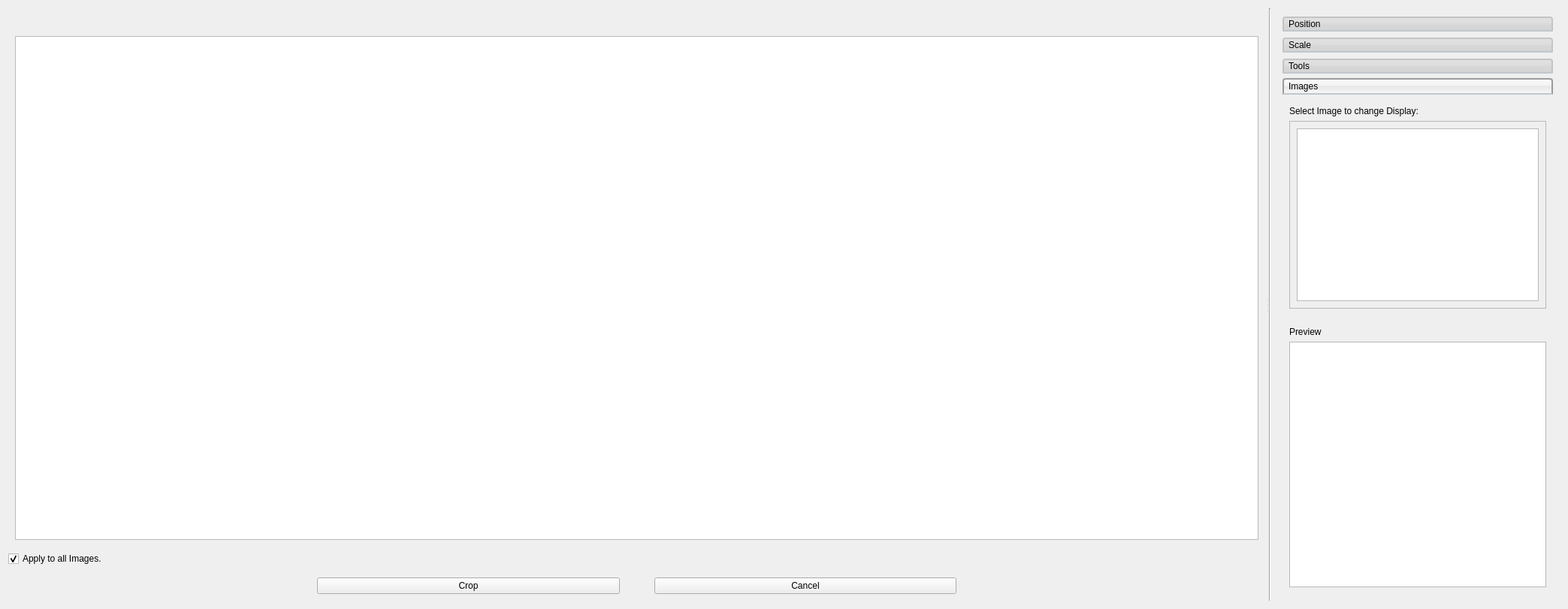
<?xml version="1.0" encoding="UTF-8"?>
<ui version="4.0">
 <class>crop_Widget</class>
 <widget class="QWidget" name="crop_Widget">
  <property name="geometry">
   <rect>
    <x>0</x>
    <y>0</y>
    <width>2087</width>
    <height>811</height>
   </rect>
  </property>
  <property name="sizePolicy">
   <sizepolicy hsizetype="MinimumExpanding" vsizetype="Maximum">
    <horstretch>0</horstretch>
    <verstretch>0</verstretch>
   </sizepolicy>
  </property>
  <property name="minimumSize">
   <size>
    <width>0</width>
    <height>717</height>
   </size>
  </property>
  <property name="windowTitle">
   <string>Form</string>
  </property>
  <layout class="QHBoxLayout" name="horizontalLayout_2">
   <item>
    <widget class="QSplitter" name="splitter">
     <property name="enabled">
      <bool>true</bool>
     </property>
     <property name="sizePolicy">
      <sizepolicy hsizetype="Expanding" vsizetype="Expanding">
       <horstretch>0</horstretch>
       <verstretch>0</verstretch>
      </sizepolicy>
     </property>
     <property name="focusPolicy">
      <enum>Qt::NoFocus</enum>
     </property>
     <property name="contextMenuPolicy">
      <enum>Qt::DefaultContextMenu</enum>
     </property>
     <property name="layoutDirection">
      <enum>Qt::LeftToRight</enum>
     </property>
     <property name="frameShape">
      <enum>QFrame::NoFrame</enum>
     </property>
     <property name="lineWidth">
      <number>0</number>
     </property>
     <property name="midLineWidth">
      <number>0</number>
     </property>
     <property name="orientation">
      <enum>Qt::Horizontal</enum>
     </property>
     <property name="opaqueResize">
      <bool>true</bool>
     </property>
     <property name="handleWidth">
      <number>5</number>
     </property>
     <property name="childrenCollapsible">
      <bool>false</bool>
     </property>
     <widget class="QWidget" name="Preview_and_Buttons" native="true">
      <property name="sizePolicy">
       <sizepolicy hsizetype="Preferred" vsizetype="Preferred">
        <horstretch>1</horstretch>
        <verstretch>0</verstretch>
       </sizepolicy>
      </property>
      <layout class="QVBoxLayout" name="verticalLayout">
       <item>
        <widget class="QWidget" name="widget_4" native="true">
         <property name="sizePolicy">
          <sizepolicy hsizetype="Expanding" vsizetype="Expanding">
           <horstretch>0</horstretch>
           <verstretch>0</verstretch>
          </sizepolicy>
         </property>
         <layout class="QVBoxLayout" name="verticalLayout_3">
          <item>
           <layout class="QVBoxLayout" name="verticalLayout_4">
            <item>
             <widget class="QLabel" name="image_Name">
              <property name="sizePolicy">
               <sizepolicy hsizetype="Preferred" vsizetype="Preferred">
                <horstretch>0</horstretch>
                <verstretch>0</verstretch>
               </sizepolicy>
              </property>
              <property name="font">
               <font>
                <pointsize>14</pointsize>
                <weight>50</weight>
                <italic>true</italic>
                <bold>false</bold>
               </font>
              </property>
              <property name="text">
               <string/>
              </property>
              <property name="alignment">
               <set>Qt::AlignCenter</set>
              </property>
             </widget>
            </item>
            <item>
             <widget class="QGraphicsView" name="image_Graphics_View">
              <property name="sizePolicy">
               <sizepolicy hsizetype="MinimumExpanding" vsizetype="Expanding">
                <horstretch>0</horstretch>
                <verstretch>0</verstretch>
               </sizepolicy>
              </property>
              <property name="acceptDrops">
               <bool>true</bool>
              </property>
              <property name="autoFillBackground">
               <bool>false</bool>
              </property>
              <property name="verticalScrollBarPolicy">
               <enum>Qt::ScrollBarAlwaysOff</enum>
              </property>
              <property name="horizontalScrollBarPolicy">
               <enum>Qt::ScrollBarAlwaysOff</enum>
              </property>
             </widget>
            </item>
           </layout>
          </item>
         </layout>
        </widget>
       </item>
       <item>
        <widget class="QCheckBox" name="apply_all">
         <property name="sizePolicy">
          <sizepolicy hsizetype="Expanding" vsizetype="Preferred">
           <horstretch>0</horstretch>
           <verstretch>0</verstretch>
          </sizepolicy>
         </property>
         <property name="maximumSize">
          <size>
           <width>16777215</width>
           <height>60</height>
          </size>
         </property>
         <property name="text">
          <string>Apply to all Images.</string>
         </property>
         <property name="checked">
          <bool>true</bool>
         </property>
        </widget>
       </item>
       <item>
        <widget class="QWidget" name="widget_2" native="true">
         <property name="sizePolicy">
          <sizepolicy hsizetype="Expanding" vsizetype="Preferred">
           <horstretch>0</horstretch>
           <verstretch>0</verstretch>
          </sizepolicy>
         </property>
         <layout class="QHBoxLayout" name="horizontalLayout">
          <item>
           <spacer name="horizontalSpacer">
            <property name="orientation">
             <enum>Qt::Horizontal</enum>
            </property>
            <property name="sizeHint" stdset="0">
             <size>
              <width>40</width>
              <height>20</height>
             </size>
            </property>
           </spacer>
          </item>
          <item>
           <widget class="QPushButton" name="crop_btn">
            <property name="sizePolicy">
             <sizepolicy hsizetype="Expanding" vsizetype="Preferred">
              <horstretch>0</horstretch>
              <verstretch>0</verstretch>
             </sizepolicy>
            </property>
            <property name="text">
             <string>Crop</string>
            </property>
           </widget>
          </item>
          <item>
           <spacer name="horizontalSpacer_3">
            <property name="orientation">
             <enum>Qt::Horizontal</enum>
            </property>
            <property name="sizeType">
             <enum>QSizePolicy::Preferred</enum>
            </property>
            <property name="sizeHint" stdset="0">
             <size>
              <width>40</width>
              <height>20</height>
             </size>
            </property>
           </spacer>
          </item>
          <item>
           <widget class="QPushButton" name="cancel_btn">
            <property name="sizePolicy">
             <sizepolicy hsizetype="Expanding" vsizetype="Preferred">
              <horstretch>0</horstretch>
              <verstretch>0</verstretch>
             </sizepolicy>
            </property>
            <property name="minimumSize">
             <size>
              <width>0</width>
              <height>0</height>
             </size>
            </property>
            <property name="text">
             <string>Cancel</string>
            </property>
           </widget>
          </item>
          <item>
           <spacer name="horizontalSpacer_2">
            <property name="orientation">
             <enum>Qt::Horizontal</enum>
            </property>
            <property name="sizeType">
             <enum>QSizePolicy::MinimumExpanding</enum>
            </property>
            <property name="sizeHint" stdset="0">
             <size>
              <width>40</width>
              <height>20</height>
             </size>
            </property>
           </spacer>
          </item>
         </layout>
        </widget>
       </item>
      </layout>
     </widget>
     <widget class="QWidget" name="widget_3" native="true">
      <property name="sizePolicy">
       <sizepolicy hsizetype="Preferred" vsizetype="Expanding">
        <horstretch>0</horstretch>
        <verstretch>0</verstretch>
       </sizepolicy>
      </property>
      <layout class="QHBoxLayout" name="horizontalLayout_3">
       <item>
        <widget class="Line" name="line_3">
         <property name="orientation">
          <enum>Qt::Vertical</enum>
         </property>
        </widget>
       </item>
       <item>
        <widget class="QWidget" name="verticalWidget" native="true">
         <property name="sizePolicy">
          <sizepolicy hsizetype="Preferred" vsizetype="Expanding">
           <horstretch>0</horstretch>
           <verstretch>0</verstretch>
          </sizepolicy>
         </property>
         <layout class="QVBoxLayout" name="verticalLayout_11">
          <item>
           <layout class="QVBoxLayout" name="verticalLayout_8">
            <item>
             <widget class="QToolBox" name="toolBox_2">
              <property name="sizePolicy">
               <sizepolicy hsizetype="Preferred" vsizetype="Expanding">
                <horstretch>0</horstretch>
                <verstretch>0</verstretch>
               </sizepolicy>
              </property>
              <property name="minimumSize">
               <size>
                <width>360</width>
                <height>400</height>
               </size>
              </property>
              <property name="styleSheet">
               <string notr="true">QToolBox::tab {
background: qlineargradient(x1: 0, y1: 0, x2: 0, y2: 1, stop: 0 #E1E1E1, stop: 0.4 #DDDDDD, stop: 0.5 #D8D8D8, stop: 1.0 #D3D3D3);
border: 2px solid #C4C4C3;
border-bottom-color: #C2C7CB; /* same as the pane color */
border-top-left-radius: 4px;
border-top-right-radius: 4px;
min-width: 8ex;
padding: 2px;
color: black;
}
QToolBox::tab:selected, QTabBar::tab:hover {
background: qlineargradient(x1: 0, y1: 0, x2: 0, y2: 1, stop: 0 #fafafa, stop: 0.4 #f4f4f4, stop: 0.5 #e7e7e7, stop: 1.0 #fafafa);
}
QToolBox::tab:selected {
border-color: #9B9B9B;
border-bottom-color: #C2C7CB; /* same as pane color */
}
QToolBox::tab:!selected {
margin-top: 2px; /* make non-selected tabs look smaller */
}
/*
QToolBox::tab:selected {
    font: italic;
    color: white;
}*/</string>
              </property>
              <property name="currentIndex">
               <number>3</number>
              </property>
              <widget class="QWidget" name="movement_Page_2">
               <property name="geometry">
                <rect>
                 <x>0</x>
                 <y>0</y>
                 <width>360</width>
                 <height>280</height>
                </rect>
               </property>
               <attribute name="label">
                <string>Position</string>
               </attribute>
               <layout class="QGridLayout" name="gridLayout_4">
                <item row="2" column="0">
                 <widget class="QSlider" name="horizontal_Slider_X_2">
                  <property name="sizePolicy">
                   <sizepolicy hsizetype="MinimumExpanding" vsizetype="Fixed">
                    <horstretch>0</horstretch>
                    <verstretch>0</verstretch>
                   </sizepolicy>
                  </property>
                  <property name="maximum">
                   <number>2088</number>
                  </property>
                  <property name="value">
                   <number>0</number>
                  </property>
                  <property name="orientation">
                   <enum>Qt::Horizontal</enum>
                  </property>
                 </widget>
                </item>
                <item row="3" column="0">
                 <widget class="QLabel" name="label_Y_2">
                  <property name="enabled">
                   <bool>true</bool>
                  </property>
                  <property name="sizePolicy">
                   <sizepolicy hsizetype="Fixed" vsizetype="Fixed">
                    <horstretch>0</horstretch>
                    <verstretch>0</verstretch>
                   </sizepolicy>
                  </property>
                  <property name="font">
                   <font>
                    <pointsize>10</pointsize>
                   </font>
                  </property>
                  <property name="text">
                   <string>Y Position:</string>
                  </property>
                  <property name="alignment">
                   <set>Qt::AlignBottom|Qt::AlignLeading|Qt::AlignLeft</set>
                  </property>
                 </widget>
                </item>
                <item row="0" column="0">
                 <widget class="QLabel" name="label_X_2">
                  <property name="sizePolicy">
                   <sizepolicy hsizetype="Fixed" vsizetype="Fixed">
                    <horstretch>0</horstretch>
                    <verstretch>0</verstretch>
                   </sizepolicy>
                  </property>
                  <property name="font">
                   <font>
                    <pointsize>10</pointsize>
                   </font>
                  </property>
                  <property name="text">
                   <string>X Position:</string>
                  </property>
                  <property name="alignment">
                   <set>Qt::AlignBottom|Qt::AlignLeading|Qt::AlignLeft</set>
                  </property>
                 </widget>
                </item>
                <item row="5" column="0">
                 <widget class="QSlider" name="horizontal_Slider_Y_2">
                  <property name="sizePolicy">
                   <sizepolicy hsizetype="MinimumExpanding" vsizetype="Fixed">
                    <horstretch>0</horstretch>
                    <verstretch>0</verstretch>
                   </sizepolicy>
                  </property>
                  <property name="maximum">
                   <number>1387</number>
                  </property>
                  <property name="value">
                   <number>0</number>
                  </property>
                  <property name="orientation">
                   <enum>Qt::Horizontal</enum>
                  </property>
                  <property name="invertedAppearance">
                   <bool>false</bool>
                  </property>
                  <property name="invertedControls">
                   <bool>false</bool>
                  </property>
                 </widget>
                </item>
                <item row="1" column="0">
                 <widget class="QSpinBox" name="spin_Box_X_2">
                  <property name="toolTip">
                   <string>X Value of Sphere</string>
                  </property>
                  <property name="maximum">
                   <number>2088</number>
                  </property>
                  <property name="value">
                   <number>0</number>
                  </property>
                 </widget>
                </item>
                <item row="4" column="0">
                 <widget class="QSpinBox" name="spin_Box_Y_2">
                  <property name="maximum">
                   <number>1387</number>
                  </property>
                  <property name="value">
                   <number>0</number>
                  </property>
                 </widget>
                </item>
               </layout>
              </widget>
              <widget class="QWidget" name="scale_Page_2">
               <property name="geometry">
                <rect>
                 <x>0</x>
                 <y>0</y>
                 <width>360</width>
                 <height>280</height>
                </rect>
               </property>
               <attribute name="label">
                <string>Scale</string>
               </attribute>
               <layout class="QGridLayout" name="gridLayout_5">
                <item row="6" column="0">
                 <widget class="Line" name="line_2">
                  <property name="sizePolicy">
                   <sizepolicy hsizetype="MinimumExpanding" vsizetype="MinimumExpanding">
                    <horstretch>0</horstretch>
                    <verstretch>0</verstretch>
                   </sizepolicy>
                  </property>
                  <property name="orientation">
                   <enum>Qt::Horizontal</enum>
                  </property>
                 </widget>
                </item>
                <item row="0" column="0">
                 <widget class="QLabel" name="radius_Label_2">
                  <property name="sizePolicy">
                   <sizepolicy hsizetype="MinimumExpanding" vsizetype="MinimumExpanding">
                    <horstretch>0</horstretch>
                    <verstretch>0</verstretch>
                   </sizepolicy>
                  </property>
                  <property name="font">
                   <font>
                    <family>Segoe Script</family>
                    <pointsize>12</pointsize>
                    <weight>75</weight>
                    <bold>true</bold>
                   </font>
                  </property>
                  <property name="text">
                   <string>Width:</string>
                  </property>
                  <property name="alignment">
                   <set>Qt::AlignBottom|Qt::AlignLeading|Qt::AlignLeft</set>
                  </property>
                 </widget>
                </item>
                <item row="2" column="0">
                 <widget class="QSlider" name="horizontal_Slider_Width">
                  <property name="sizePolicy">
                   <sizepolicy hsizetype="MinimumExpanding" vsizetype="MinimumExpanding">
                    <horstretch>0</horstretch>
                    <verstretch>0</verstretch>
                   </sizepolicy>
                  </property>
                  <property name="minimum">
                   <number>100</number>
                  </property>
                  <property name="maximum">
                   <number>5000</number>
                  </property>
                  <property name="value">
                   <number>300</number>
                  </property>
                  <property name="orientation">
                   <enum>Qt::Horizontal</enum>
                  </property>
                 </widget>
                </item>
                <item row="1" column="0">
                 <widget class="QDoubleSpinBox" name="spin_Box_Width">
                  <property name="sizePolicy">
                   <sizepolicy hsizetype="MinimumExpanding" vsizetype="MinimumExpanding">
                    <horstretch>0</horstretch>
                    <verstretch>0</verstretch>
                   </sizepolicy>
                  </property>
                  <property name="toolTip">
                   <string>Selecter for Radius of Sphere</string>
                  </property>
                  <property name="decimals">
                   <number>1</number>
                  </property>
                  <property name="minimum">
                   <double>100.000000000000000</double>
                  </property>
                  <property name="maximum">
                   <double>5000.000000000000000</double>
                  </property>
                  <property name="value">
                   <double>300.000000000000000</double>
                  </property>
                 </widget>
                </item>
                <item row="3" column="0">
                 <widget class="QLabel" name="radius_Label_3">
                  <property name="sizePolicy">
                   <sizepolicy hsizetype="MinimumExpanding" vsizetype="MinimumExpanding">
                    <horstretch>0</horstretch>
                    <verstretch>0</verstretch>
                   </sizepolicy>
                  </property>
                  <property name="font">
                   <font>
                    <family>Segoe Script</family>
                    <pointsize>12</pointsize>
                    <weight>75</weight>
                    <bold>true</bold>
                   </font>
                  </property>
                  <property name="text">
                   <string>Height:</string>
                  </property>
                  <property name="alignment">
                   <set>Qt::AlignBottom|Qt::AlignLeading|Qt::AlignLeft</set>
                  </property>
                 </widget>
                </item>
                <item row="5" column="0">
                 <widget class="QSlider" name="horizontal_Slider_Height">
                  <property name="sizePolicy">
                   <sizepolicy hsizetype="MinimumExpanding" vsizetype="MinimumExpanding">
                    <horstretch>0</horstretch>
                    <verstretch>0</verstretch>
                   </sizepolicy>
                  </property>
                  <property name="minimum">
                   <number>100</number>
                  </property>
                  <property name="maximum">
                   <number>5000</number>
                  </property>
                  <property name="value">
                   <number>300</number>
                  </property>
                  <property name="orientation">
                   <enum>Qt::Horizontal</enum>
                  </property>
                  <property name="tickPosition">
                   <enum>QSlider::TicksBelow</enum>
                  </property>
                  <property name="tickInterval">
                   <number>100</number>
                  </property>
                 </widget>
                </item>
                <item row="4" column="0">
                 <widget class="QDoubleSpinBox" name="spin_Box_Height">
                  <property name="sizePolicy">
                   <sizepolicy hsizetype="MinimumExpanding" vsizetype="MinimumExpanding">
                    <horstretch>0</horstretch>
                    <verstretch>0</verstretch>
                   </sizepolicy>
                  </property>
                  <property name="toolTip">
                   <string>Selecter for Radius of Sphere</string>
                  </property>
                  <property name="decimals">
                   <number>1</number>
                  </property>
                  <property name="minimum">
                   <double>100.000000000000000</double>
                  </property>
                  <property name="maximum">
                   <double>5000.000000000000000</double>
                  </property>
                  <property name="value">
                   <double>300.000000000000000</double>
                  </property>
                 </widget>
                </item>
               </layout>
              </widget>
              <widget class="QWidget" name="tools_Page_2">
               <property name="geometry">
                <rect>
                 <x>0</x>
                 <y>0</y>
                 <width>360</width>
                 <height>303</height>
                </rect>
               </property>
               <attribute name="label">
                <string>Tools</string>
               </attribute>
               <layout class="QVBoxLayout" name="verticalLayout_10">
                <item>
                 <widget class="QLabel" name="zoom_Label_2">
                  <property name="sizePolicy">
                   <sizepolicy hsizetype="Preferred" vsizetype="Preferred">
                    <horstretch>0</horstretch>
                    <verstretch>0</verstretch>
                   </sizepolicy>
                  </property>
                  <property name="font">
                   <font>
                    <family>Segoe Script</family>
                    <pointsize>11</pointsize>
                    <weight>75</weight>
                    <bold>true</bold>
                   </font>
                  </property>
                  <property name="text">
                   <string>Zoom:</string>
                  </property>
                 </widget>
                </item>
                <item>
                 <widget class="QPushButton" name="zoom_In_Button_2">
                  <property name="sizePolicy">
                   <sizepolicy hsizetype="MinimumExpanding" vsizetype="MinimumExpanding">
                    <horstretch>0</horstretch>
                    <verstretch>0</verstretch>
                   </sizepolicy>
                  </property>
                  <property name="text">
                   <string>Zoom In</string>
                  </property>
                 </widget>
                </item>
                <item>
                 <widget class="QPushButton" name="zoom_Out_Button_2">
                  <property name="sizePolicy">
                   <sizepolicy hsizetype="MinimumExpanding" vsizetype="MinimumExpanding">
                    <horstretch>0</horstretch>
                    <verstretch>0</verstretch>
                   </sizepolicy>
                  </property>
                  <property name="text">
                   <string>Zoom Out</string>
                  </property>
                 </widget>
                </item>
                <item>
                 <widget class="QPushButton" name="zoom_Reset_Button_2">
                  <property name="sizePolicy">
                   <sizepolicy hsizetype="MinimumExpanding" vsizetype="MinimumExpanding">
                    <horstretch>0</horstretch>
                    <verstretch>0</verstretch>
                   </sizepolicy>
                  </property>
                  <property name="text">
                   <string>Reset</string>
                  </property>
                 </widget>
                </item>
                <item>
                 <widget class="Line" name="seperator_3">
                  <property name="sizePolicy">
                   <sizepolicy hsizetype="MinimumExpanding" vsizetype="Preferred">
                    <horstretch>0</horstretch>
                    <verstretch>0</verstretch>
                   </sizepolicy>
                  </property>
                  <property name="orientation">
                   <enum>Qt::Horizontal</enum>
                  </property>
                 </widget>
                </item>
                <item>
                 <widget class="QLabel" name="colour_Label_2">
                  <property name="sizePolicy">
                   <sizepolicy hsizetype="Preferred" vsizetype="Preferred">
                    <horstretch>0</horstretch>
                    <verstretch>0</verstretch>
                   </sizepolicy>
                  </property>
                  <property name="font">
                   <font>
                    <family>Segoe Script</family>
                    <pointsize>11</pointsize>
                    <weight>75</weight>
                    <bold>true</bold>
                   </font>
                  </property>
                  <property name="text">
                   <string>Colour:</string>
                  </property>
                 </widget>
                </item>
                <item>
                 <widget class="QLabel" name="label_Red_2">
                  <property name="sizePolicy">
                   <sizepolicy hsizetype="Preferred" vsizetype="Preferred">
                    <horstretch>0</horstretch>
                    <verstretch>0</verstretch>
                   </sizepolicy>
                  </property>
                  <property name="text">
                   <string>   Red:</string>
                  </property>
                 </widget>
                </item>
                <item>
                 <widget class="QScrollBar" name="horizontal_Scroll_Bar_Red_2">
                  <property name="sizePolicy">
                   <sizepolicy hsizetype="MinimumExpanding" vsizetype="Preferred">
                    <horstretch>0</horstretch>
                    <verstretch>0</verstretch>
                   </sizepolicy>
                  </property>
                  <property name="autoFillBackground">
                   <bool>false</bool>
                  </property>
                  <property name="styleSheet">
                   <string notr="true">QScrollBar:horizontal {
    border: 0px solid white;
    background: qlineargradient(spread:pad, x1:0, y1:0, x2:1, y2:0, stop:0 rgba(0, 0, 0, 255), stop:1 rgba(255, 255, 255, 255));
    height: 15px;
    margin: 0px 20px 0 20px;
}

QScrollBar::handle:horizontal {
    background: rgb(255, 0, 0);
    min-width: 20px;
	border: 1px solid black;
}

QScrollBar:left-arrow:horizontal, QScrollBar::right-arrow:horizontal {
    border: 2px solid grey;
    width: 3px;
    height: 3px;
    background: white;
}

QScrollBar::add-page:horizontal, QScrollBar::sub-page:horizontal {
    background: none;
}

QScrollBar::add-line:horizontal {
    border: 2px solid black;
    background:grey;
    width: 20px;
    subcontrol-position: right;
    subcontrol-origin: margin;
}

QScrollBar::sub-line:horizontal {
    border: 2px solid black;
    background: grey;
    width: 20px;
    subcontrol-position: left;
    subcontrol-origin: margin;
}</string>
                  </property>
                  <property name="maximum">
                   <number>255</number>
                  </property>
                  <property name="orientation">
                   <enum>Qt::Horizontal</enum>
                  </property>
                 </widget>
                </item>
                <item>
                 <widget class="QLabel" name="label_Green_2">
                  <property name="sizePolicy">
                   <sizepolicy hsizetype="Preferred" vsizetype="Preferred">
                    <horstretch>0</horstretch>
                    <verstretch>0</verstretch>
                   </sizepolicy>
                  </property>
                  <property name="text">
                   <string>   Green:</string>
                  </property>
                 </widget>
                </item>
                <item>
                 <widget class="QScrollBar" name="horizontal_Scroll_Bar_Green_2">
                  <property name="sizePolicy">
                   <sizepolicy hsizetype="MinimumExpanding" vsizetype="Preferred">
                    <horstretch>0</horstretch>
                    <verstretch>0</verstretch>
                   </sizepolicy>
                  </property>
                  <property name="styleSheet">
                   <string notr="true">QScrollBar:horizontal {
    border: 0px solid white;
    background: qlineargradient(spread:pad, x1:0, y1:0, x2:1, y2:0, stop:0 rgba(0, 0, 0, 255), stop:1 rgba(255, 255, 255, 255));
    height: 15px;
    margin: 0px 20px 0 20px;
}

QScrollBar::handle:horizontal {
    background: rgb(0, 255, 0);
    min-width: 20px;
	border: 1px solid black;
}

QScrollBar:left-arrow:horizontal, QScrollBar::right-arrow:horizontal {
    border: 2px solid grey;
    width: 3px;
    height: 3px;
    background: white;
}

QScrollBar::add-page:horizontal, QScrollBar::sub-page:horizontal {
    background: none;
}

QScrollBar::add-line:horizontal {
    border: 2px solid black;
    background:grey;
    width: 20px;
    subcontrol-position: right;
    subcontrol-origin: margin;
}

QScrollBar::sub-line:horizontal {
    border: 2px solid black;
    background: grey;
    width: 20px;
    subcontrol-position: left;
    subcontrol-origin: margin;
}</string>
                  </property>
                  <property name="maximum">
                   <number>255</number>
                  </property>
                  <property name="value">
                   <number>0</number>
                  </property>
                  <property name="orientation">
                   <enum>Qt::Horizontal</enum>
                  </property>
                 </widget>
                </item>
                <item>
                 <widget class="QLabel" name="label_Blue_2">
                  <property name="sizePolicy">
                   <sizepolicy hsizetype="Preferred" vsizetype="Preferred">
                    <horstretch>0</horstretch>
                    <verstretch>0</verstretch>
                   </sizepolicy>
                  </property>
                  <property name="text">
                   <string>   Blue:</string>
                  </property>
                 </widget>
                </item>
                <item>
                 <widget class="QScrollBar" name="horizontal_Scroll_Bar_Blue_2">
                  <property name="sizePolicy">
                   <sizepolicy hsizetype="MinimumExpanding" vsizetype="Preferred">
                    <horstretch>0</horstretch>
                    <verstretch>0</verstretch>
                   </sizepolicy>
                  </property>
                  <property name="styleSheet">
                   <string notr="true">QScrollBar:horizontal {
    border: 0px solid white;
    background: qlineargradient(spread:pad, x1:0, y1:0, x2:1, y2:0, stop:0 rgba(0, 0, 0, 255), stop:1 rgba(255, 255, 255, 255));
    height: 15px;
    margin: 0px 20px 0 20px;
}

QScrollBar::handle:horizontal {
    background: rgb(0, 0, 255);
    min-width: 20px;
	border: 1px solid black;
}

QScrollBar:left-arrow:horizontal, QScrollBar::right-arrow:horizontal {
    border: 2px solid grey;
    width: 3px;
    height: 3px;
    background: white;
}

QScrollBar::add-page:horizontal, QScrollBar::sub-page:horizontal {
    background: none;
}

QScrollBar::add-line:horizontal {
    border: 2px solid black;
    background:grey;
    width: 20px;
    subcontrol-position: right;
    subcontrol-origin: margin;
}

QScrollBar::sub-line:horizontal {
    border: 2px solid black;
    background: grey;
    width: 20px;
    subcontrol-position: left;
    subcontrol-origin: margin;
}</string>
                  </property>
                  <property name="maximum">
                   <number>255</number>
                  </property>
                  <property name="value">
                   <number>255</number>
                  </property>
                  <property name="orientation">
                   <enum>Qt::Horizontal</enum>
                  </property>
                 </widget>
                </item>
                <item>
                 <widget class="QToolButton" name="colour_Selector_Button_2">
                  <property name="sizePolicy">
                   <sizepolicy hsizetype="Preferred" vsizetype="Preferred">
                    <horstretch>0</horstretch>
                    <verstretch>0</verstretch>
                   </sizepolicy>
                  </property>
                  <property name="text">
                   <string>...</string>
                  </property>
                 </widget>
                </item>
               </layout>
              </widget>
              <widget class="QWidget" name="images_Page_2">
               <property name="geometry">
                <rect>
                 <x>0</x>
                 <y>0</y>
                 <width>360</width>
                 <height>280</height>
                </rect>
               </property>
               <attribute name="label">
                <string>Images</string>
               </attribute>
               <layout class="QVBoxLayout" name="verticalLayout_6">
                <item>
                 <widget class="QLabel" name="label">
                  <property name="text">
                   <string>Select Image to change Display:</string>
                  </property>
                 </widget>
                </item>
                <item>
                 <widget class="QScrollArea" name="scrollArea_3">
                  <property name="sizePolicy">
                   <sizepolicy hsizetype="MinimumExpanding" vsizetype="MinimumExpanding">
                    <horstretch>0</horstretch>
                    <verstretch>0</verstretch>
                   </sizepolicy>
                  </property>
                  <property name="widgetResizable">
                   <bool>true</bool>
                  </property>
                  <widget class="QWidget" name="scrollAreaWidgetContents_3">
                   <property name="geometry">
                    <rect>
                     <x>0</x>
                     <y>0</y>
                     <width>340</width>
                     <height>238</height>
                    </rect>
                   </property>
                   <layout class="QVBoxLayout" name="verticalLayout_7">
                    <item>
                     <widget class="QListWidget" name="work_Images">
                      <property name="sizePolicy">
                       <sizepolicy hsizetype="MinimumExpanding" vsizetype="MinimumExpanding">
                        <horstretch>0</horstretch>
                        <verstretch>0</verstretch>
                       </sizepolicy>
                      </property>
                      <property name="editTriggers">
                       <set>QAbstractItemView::NoEditTriggers</set>
                      </property>
                      <property name="defaultDropAction">
                       <enum>Qt::IgnoreAction</enum>
                      </property>
                      <property name="itemAlignment">
                       <set>Qt::AlignLeading</set>
                      </property>
                      <property name="sortingEnabled">
                       <bool>true</bool>
                      </property>
                     </widget>
                    </item>
                   </layout>
                  </widget>
                 </widget>
                </item>
               </layout>
              </widget>
             </widget>
            </item>
           </layout>
          </item>
          <item>
           <widget class="QWidget" name="widget" native="true">
            <layout class="QVBoxLayout" name="verticalLayout_2">
             <item>
              <widget class="QLabel" name="label_4">
               <property name="text">
                <string>Preview</string>
               </property>
              </widget>
             </item>
             <item>
              <widget class="QGraphicsView" name="preview_Graphics_View">
               <property name="sizePolicy">
                <sizepolicy hsizetype="Preferred" vsizetype="MinimumExpanding">
                 <horstretch>0</horstretch>
                 <verstretch>0</verstretch>
                </sizepolicy>
               </property>
               <property name="interactive">
                <bool>false</bool>
               </property>
              </widget>
             </item>
            </layout>
           </widget>
          </item>
         </layout>
        </widget>
       </item>
      </layout>
     </widget>
    </widget>
   </item>
  </layout>
 </widget>
 <resources/>
 <connections/>
</ui>
